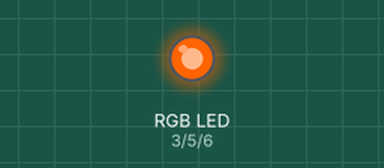
Bench run of a sketch on a simulated Arduino Uno, built with avr-gcc and run on an emulated ATmega328P. Parts: an RGB LED mixed from three pins (HIGH = lit).

Above: at 0.05 s.
At 3.0 s:
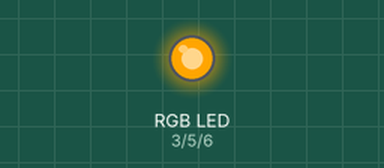
Timing chart, 0 to 4.6 s (numbered marks = the images above):
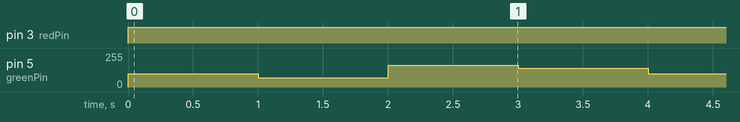

The sketch:

rgb_light.ino
```cpp
// rgb led demo
int redPin = 3;
int greenPin = 5;
int bluePin = 6;

void setup() {
    pinMode(redPin,OUTPUT);
    pinMode(greenPin,OUTPUT);
    pinMode(bluePin,OUTPUT);
}

void loop() {
    setColor(255, 100, 0); // orange
    delay(1000);
    setColor(255, 69, 0); // orange
    delay(1000);
    setColor(255, 165, 0); // orange
    delay(1000);
    setColor(255, 140, 0); // orange
    delay(1000);
}

void basic() {
    setColor(255, 0, 0); // red
    delay(1000);
    setColor(0, 255, 0); // green
    delay(1000);
    setColor(0, 0, 255); // blue
    delay(1000);
    setColor(255, 255, 255); // white
    delay(1000);
    setColor(180, 0, 255); // purple
    delay(1000);

}

void setColor(int redValue, int greenValue, int blueValue) {
    analogWrite(redPin, redValue);
    analogWrite(greenPin, greenValue);
    analogWrite(bluePin, blueValue);
}
```

Measured:
- by itself, pin 3 (redPin): LOW → HIGH at 0.00 s
- by itself, pin 5 (greenPin): repeats every 4.0 s: 69/255 1.0 s, 165/255 1.0 s, 140/255 1.0 s, 100/255 1.0 s
